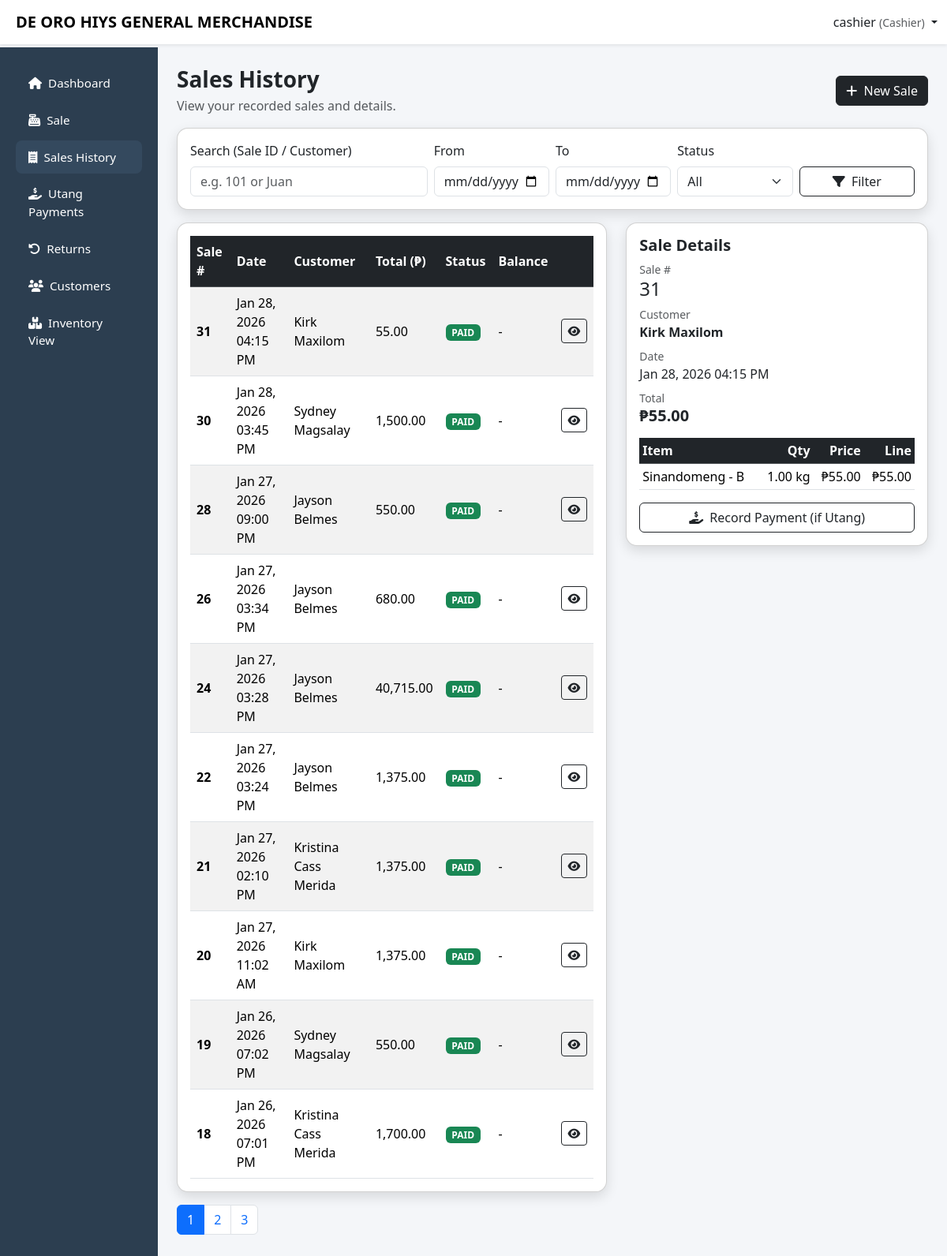
The app's page /cashier/sales_history.php?view=31 (signed in) with its own data.
### tables this page shows
CREATE TABLE `sales` (
  `sale_id` int(11) NOT NULL,
  `user_id` int(11) DEFAULT NULL,
  `customer_id` int(11) DEFAULT NULL,
  `sale_date` datetime NOT NULL,
  `total_amount` decimal(10,2) DEFAULT NULL,
  `status` varchar(30) NOT NULL DEFAULT 'pending',
  `created_at` timestamp NOT NULL DEFAULT current_timestamp()
);

CREATE TABLE `customers` (
  `customer_id` int(11) NOT NULL,
  `first_name` varchar(50) DEFAULT NULL,
  `last_name` varchar(50) DEFAULT NULL,
  `phone` varchar(20) DEFAULT NULL,
  `address` text DEFAULT NULL,
  `created_at` timestamp NOT NULL DEFAULT current_timestamp()
);

CREATE TABLE `sales_items` (
  `sales_item_id` int(11) NOT NULL,
  `sale_id` int(11) DEFAULT NULL,
  `product_id` int(11) DEFAULT NULL,
  `qty_kg` decimal(10,2) DEFAULT NULL,
  `unit_price` decimal(10,2) DEFAULT NULL,
  `line_total` decimal(10,2) DEFAULT NULL
);

CREATE TABLE `products` (
  `product_id` int(11) NOT NULL,
  `variety` varchar(100) DEFAULT NULL,
  `grade` varchar(50) DEFAULT NULL,
  `sku` varchar(50) DEFAULT NULL,
  `unit_weight_kg` decimal(10,2) DEFAULT NULL,
  `unit_price` decimal(10,2) DEFAULT NULL,
  `delivery_date` date DEFAULT NULL,
  `created_at` timestamp NOT NULL DEFAULT current_timestamp(),
  `archived` tinyint(1) NOT NULL DEFAULT 0,
  `stock_kg` decimal(10,2) NOT NULL DEFAULT 0.00
);

### cashier/sales_history.php (the view, shortened to what this page needs)
<?php
$username = $_SESSION['username'] ?? 'Cashier';
$user_id = (int)($_SESSION['user_id'] ?? 0);
include '../config/db.php';
function h($v){ return htmlspecialchars((string)$v, ENT_QUOTES, 'UTF-8'); }
$q = trim($_GET['q'] ?? '');
$date_from = $_GET['date_from'] ?? '';
$date_to = $_GET['date_to'] ?? '';
$status = strtolower(trim($_GET['status'] ?? 'all'));
$where = "WHERE s.user_id = ?";
$params = [$user_id];
$types = "i";
$page = max(1, (int)($_GET['page'] ?? 1));
$perPage = 10;
$offset = ($page - 1) * $perPage;
$countSql = "
SELECT COUNT(*) AS cnt
FROM sales s
LEFT JOIN customers c ON s.customer_id = c.customer_id
{$where}
";
$stmt = $conn->prepare($countSql);
$stmt->bind_param($types, ...$params);
$stmt->execute();
$totalRows = (int)($stmt->get_result()->fetch_assoc()['cnt'] ?? 0);
$totalPages = max(1, (int)ceil($totalRows / $perPage));
$listSql = "
SELECT
s.sale_id, s.sale_date, s.total_amount, s.status, s.customer_id,
c.first_name, c.last_name,
IFNULL(ar.balance, 0) AS ar_balance
FROM sales s
LEFT JOIN customers c ON s.customer_id = c.customer_id
LEFT JOIN account_receivable ar ON ar.sales_id = s.sale_id
{$where}
ORDER BY s.sale_date DESC, s.sale_id DESC
LIMIT {$perPage} OFFSET {$offset}
";
$stmt = $conn->prepare($listSql);
$stmt->bind_param($types, ...$params);
$stmt->execute();
$salesRes = $stmt->get_result();
$view_id = isset($_GET['view']) ? (int)$_GET['view'] : 0;
$saleInfo = null;
$items = [];
if($view_id > 0){
$stmt = $conn->prepare("
SELECT s.*, c.first_name, c.last_name
FROM sales s
LEFT JOIN customers c ON s.customer_id = c.customer_id
WHERE s.sale_id=? AND s.user_id=?
LIMIT 1
");
$stmt->bind_param("ii", $view_id, $user_id);
$stmt->execute();
$saleInfo = $stmt->get_result()->fetch_assoc();
if($saleInfo){
$stmt = $conn->prepare("
SELECT si.*, p.variety, p.grade
FROM sales_items si
LEFT JOIN products p ON si.product_id = p.product_id
WHERE si.sale_id=?
ORDER BY si.sales_item_id ASC
");
$stmt->bind_param("i", $view_id);
$stmt->execute();
$itemsRes = $stmt->get_result();
while($r = $itemsRes->fetch_assoc()) $items[] = $r;
}
}
?>
<!DOCTYPE html>
<html lang="en">
<head>
<link href="https://cdn.jsdelivr.net/npm/bootstrap@5.3.2/dist/css/bootstrap.min.css" rel="stylesheet">
<link href="https://cdnjs.cloudflare.com/ajax/libs/font-awesome/6.5.1/css/all.min.css" rel="stylesheet">
</head>
<body>
<nav class="navbar navbar-expand-lg navbar-light bg-white shadow-sm fixed-top">
<div class="container-fluid">
<span class="navbar-brand fw-bold ms-2">DE ORO HIYS GENERAL MERCHANDISE</span>
<div class="ms-auto dropdown">
<a class="nav-link dropdown-toggle" data-bs-toggle="dropdown">
<?= h($username) ?> <small class="text-muted">(Cashier)</small>
</a>
</div>
</div>
</nav>
<div class="container-fluid">
<div class="row">
<nav id="sidebarMenu" class="col-lg-2 d-lg-block sidebar collapse">
<div class="pt-4">
<ul class="nav flex-column gap-1 px-2">
<li class="nav-item">
<a class="nav-link" href="dashboard.php"><i class="fas fa-home me-2"></i>Dashboard</a>
</li>
<li class="nav-item">
<a class="nav-link" href="pos.php"><i class="fas fa-cash-register me-2"></i>Sale</a>
</li>
<li class="nav-item">
<a class="nav-link active" href="sales_history.php"><i class="fas fa-receipt me-2"></i>Sales History</a>
</li>
<li class="nav-item">
<a class="nav-link" href="payments.php"><i class="fas fa-hand-holding-dollar me-2"></i>Utang Payments</a>
</li>
<li class="nav-item">
<a class="nav-link" href="returns.php"><i class="fas fa-rotate-left me-2"></i>Returns</a>
</li>
<li class="nav-item">
<a class="nav-link" href="customers.php"><i class="fas fa-users me-2"></i>Customers</a>
</li>
<li class="nav-item">
<a class="nav-link" href="inventory_view.php"><i class="fas fa-boxes-stacked me-2"></i>Inventory View</a>
</li>
</ul>
</div>
</nav>
<main class="col-lg-10 ms-sm-auto px-4 main-content">
<div class="py-4">
<div class="d-flex justify-content-between align-items-center flex-wrap gap-2 mb-3">
<div>
<h3 class="fw-bold mb-1">Sales History</h3>
<div class="text-muted">View your recorded sales and details.</div>
</div>
<a class="btn btn-dark" href="pos.php"><i class="fa-solid fa-plus me-1"></i> New Sale</a>
</div>
<div class="card modern-card mb-3">
<div class="card-body">
<form class="row g-2 align-items-end" method="GET">
<div class="col-12 col-md-4">
<label class="form-label">Search (Sale ID / Customer)</label>
<input class="form-control" name="q" value="<?= h($q) ?>" placeholder="e.g. 101 or Juan">
</div>
<div class="col-6 col-md-2">
<label class="form-label">From</label>
<input type="date" class="form-control" name="date_from" value="<?= h($date_from) ?>">
</div>
<div class="col-6 col-md-2">
<label class="form-label">To</label>
<input type="date" class="form-control" name="date_to" value="<?= h($date_to) ?>">
</div>
<div class="col-12 col-md-2">
<label class="form-label">Status</label>
<select class="form-select" name="status">
<option value="all" <?= $status==='all'?'selected':'' ?>>All</option>
</select>
</div>
<div class="col-12 col-md-2 d-grid">
<button class="btn btn-outline-dark"><i class="fa-solid fa-filter me-1"></i> Filter</button>
</div>
</form>
</div>
</div>
<div class="row g-4">
<div class="col-12 col-xl-7">
<div class="card modern-card">
<div class="card-body table-responsive">
<table class="table table-striped align-middle mb-0">
<thead class="table-dark">
<tr>
<th>Sale #</th>
<th>Date</th>
<th>Customer</th>
<th>Total (₱)</th>
<th>Status</th>
<th>Balance</th>
<th></th>
</tr>
</thead>
<tbody>
<?php if($salesRes && $salesRes->num_rows > 0): ?>
<?php while($s = $salesRes->fetch_assoc()): ?>
<?php
$cust = trim(($s['first_name'] ?? '').' '.($s['last_name'] ?? ''));
$st = strtolower(trim($s['status'] ?? ''));
?>
<tr>
<td class="fw-bold"><?= (int)$s['sale_id'] ?></td>
<td><?= $s['sale_date'] ? date("M d, Y h:i A", strtotime($s['sale_date'])) : '' ?></td>
<td><?= h($cust) ?></td>
<td><?= number_format((float)$s['total_amount'],2) ?></td>
<td>
<?php if($st === 'paid'): ?>
<span class="badge bg-success">PAID</span>
<?php elseif($st === 'unpaid'): ?>
<span class="badge bg-warning text-dark">UNPAID</span>
<?php elseif($st === 'cancelled'): ?>
<span class="badge bg-secondary">CANCELLED</span>
<?php else: ?>
<span class="badge bg-dark"><?= h(strtoupper($st ?: 'N/A')) ?></span>
<?php endif; ?>
</td>
<td>
<?php
$bal = (float)($s['ar_balance'] ?? 0);
echo $bal > 0 ? ('₱'.number_format($bal,2)) : '-';
?>
</td>
<td class="text-end">
<a class="btn btn-sm btn-outline-dark" href="sales_history.php?<?= http_build_query(array_merge($_GET, ['view'=>$s['sale_id']])) ?>">
<i class="fa-solid fa-eye"></i>
</a>
</td>
</tr>
<?php endwhile; ?>
<?php else: ?>
<tr><td colspan="7" class="text-center text-muted py-4">No sales found.</td></tr>
<?php endif; ?>
</tbody>
</table>
</div>
</div>
<?php if($totalPages > 1): ?>
<nav class="mt-3">
<ul class="pagination">
<?php
$base = $_GET;
for($p=1; $p<=$totalPages; $p++):
$base['page'] = $p;
$link = 'sales_history.php?'.http_build_query($base);
?>
<li class="page-item <?= $p===$page?'active':'' ?>">
<a class="page-link" href="<?= h($link) ?>"><?= $p ?></a>
</li>
<?php endfor; ?>
</ul>
</nav>
<?php endif; ?>
</div>
<div class="col-12 col-xl-5">
<div class="card modern-card">
<div class="card-body">
<h5 class="fw-bold mb-2">Sale Details</h5>
<?php if(!$saleInfo): ?>
<div class="text-muted">Select a sale on the left to view details.</div>
<?php else: ?>
<div class="mb-2">
<div class="text-muted small">Sale #</div>
<div class="h4 mb-0"><?= (int)$saleInfo['sale_id'] ?></div>
</div>
<div class="mb-2">
<div class="text-muted small">Customer</div>
<div class="fw-semibold">
<?= h(trim(($saleInfo['first_name'] ?? '').' '.($saleInfo['last_name'] ?? '')) ?: 'N/A') ?>
</div>
</div>
<div class="mb-2">
<div class="text-muted small">Date</div>
<div><?= $saleInfo['sale_date'] ? date("M d, Y h:i A", strtotime($saleInfo['sale_date'])) : '' ?></div>
</div>
<div class="mb-3">
<div class="text-muted small">Total</div>
<div class="h5 fw-bold">₱<?= number_format((float)$saleInfo['total_amount'],2) ?></div>
</div>
<div class="table-responsive">
<table class="table table-sm align-middle mb-0">
<thead class="table-dark">
<tr>
<th>Item</th>
<th class="text-end">Qty</th>
<th class="text-end">Price</th>
<th class="text-end">Line</th>
</tr>
</thead>
<tbody>
<?php if(count($items) > 0): ?>
<?php foreach($items as $it): ?>
<tr>
<td><?= h(($it['variety'] ?? 'N/A').' - '.($it['grade'] ?? '')) ?></td>
<td class="text-end"><?= number_format((float)$it['qty_kg'],2) ?> kg</td>
<td class="text-end">₱<?= number_format((float)$it['unit_price'],2) ?></td>
<td class="text-end">₱<?= number_format((float)$it['line_total'],2) ?></td>
</tr>
<?php endforeach; ?>
<?php else: ?>
<tr><td colspan="4" class="text-center text-muted">No items found.</td></tr>
<?php endif; ?>
</tbody>
</table>
</div>
<div class="mt-3">
<a class="btn btn-outline-dark w-100" href="payments.php?sale_id=<?= (int)$saleInfo['sale_id'] ?>">
<i class="fa-solid fa-hand-holding-dollar me-1"></i> Record Payment (if Utang)
</a>
</div>
<?php endif; ?>
</div>
</div>
</div>
</div>
</div>
</main>
</div>
</div>
</body>
</html>

### cashier/sales_history.php (style rules this page uses)
body { background:#f4f6f9; padding-top: 60px; }
.sidebar { min-height:100vh; background:#2c3e50; padding-top: 0px; }
.sidebar .nav-link { color:#fff; padding:10px 16px; border-radius:8px; font-size:.95rem; }
.sidebar .nav-link:hover,.sidebar .nav-link.active { background:#34495e; }
.main-content { padding-top:0px; }
.modern-card { border-radius:14px; box-shadow:0 6px 16px rgba(0,0,0,.12); }
.table td,.table th { vertical-align:middle; }

### records on screen
sales: sale_id "31", sale_date "Jan 28, 2026 04:15 PM", customer.last_name "Kirk Maxilom", total_amount "55.00", status "PAID"
sales: sale_id "30", sale_date "Jan 28, 2026 03:45 PM", customer.last_name "Sydney Magsalay", total_amount "1,500.00", status "PAID"
sales: sale_id "28", sale_date "Jan 27, 2026 09:00 PM", customer.last_name "Jayson Belmes", total_amount "550.00", status "PAID"
sales: sale_id "26", sale_date "Jan 27, 2026 03:34 PM", customer.last_name "Jayson Belmes", total_amount "680.00", status "PAID"
sales: sale_id "24", sale_date "Jan 27, 2026 03:28 PM", customer.last_name "Jayson Belmes", total_amount "40,715.00", status "PAID"
sales: sale_id "22", sale_date "Jan 27, 2026 03:24 PM", customer.last_name "Jayson Belmes", total_amount "1,375.00", status "PAID"
sales: sale_id "21", sale_date "Jan 27, 2026 02:10 PM", customer.last_name "Kristina Cass Merida", total_amount "1,375.00", status "PAID"
sales: sale_id "20", sale_date "Jan 27, 2026 11:02 AM", customer.last_name "Kirk Maxilom", total_amount "1,375.00", status "PAID"
sales: sale_id "19", sale_date "Jan 26, 2026 07:02 PM", customer.last_name "Sydney Magsalay", total_amount "550.00", status "PAID"
sales: sale_id "18", sale_date "Jan 26, 2026 07:01 PM", customer.last_name "Kristina Cass Merida", total_amount "1,700.00", status "PAID"
sales_items: product.grade "Sinandomeng - B", qty_kg "1.00", unit_price "55.00", line_total "55.00"

### other values on screen
$username "cashier"
